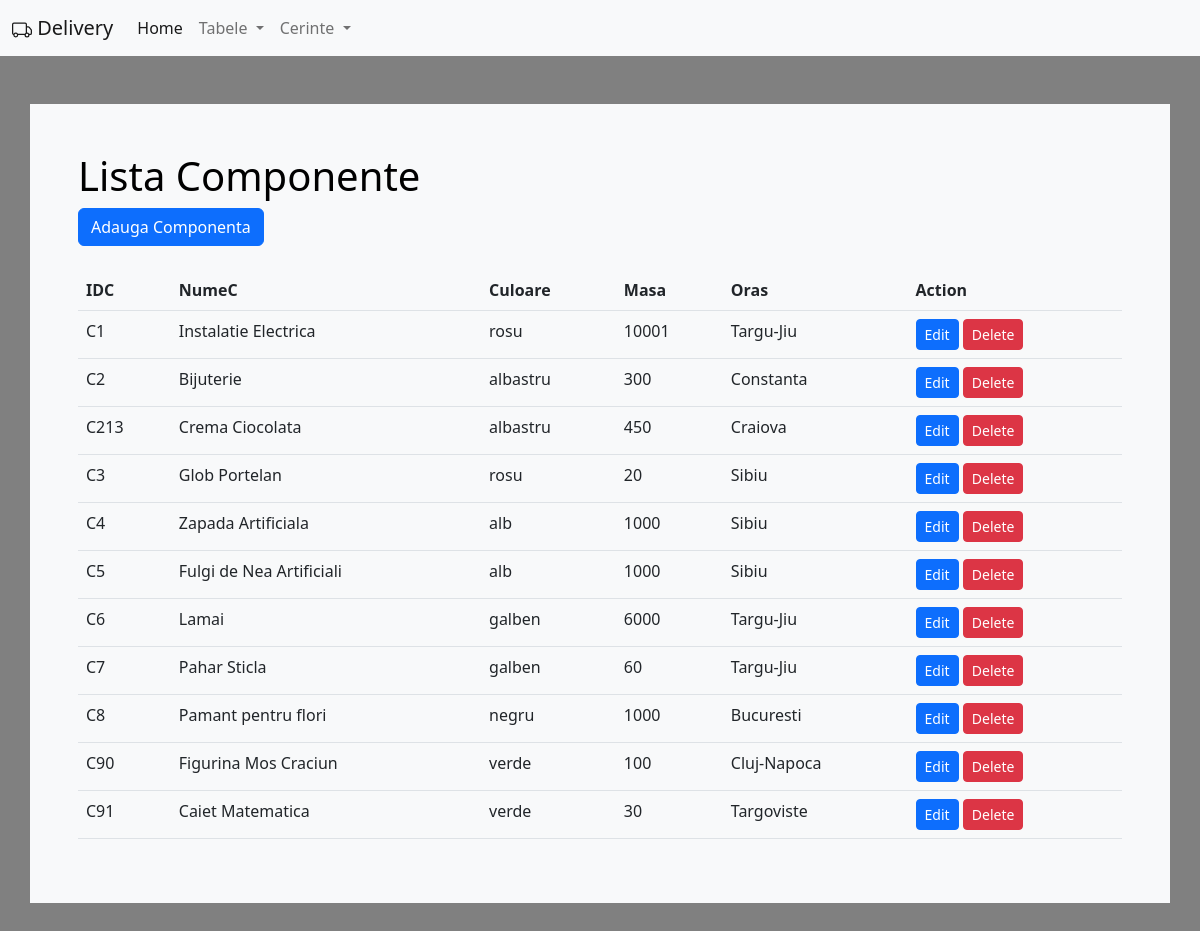
The page /componente/indexComponente.php on the database its author committed.
### tables this page shows
CREATE TABLE `componente` (
  `IDC` varchar(20) NOT NULL CHECK (substr(`IDC`,1,1) = 'C'),
  `NUMEC` varchar(100) DEFAULT NULL,
  `CULOARE` varchar(20) DEFAULT NULL CHECK (`CULOARE` in ('alb','rosu','galben','verde','albastru','negru') and (`CULOARE` <> 'albastru' or substr(`ORAS`,1,1) = 'C')),
  `MASA` int(10) DEFAULT NULL,
  `ORAS` varchar(20) DEFAULT NULL
);

### htdocs/componente/indexComponente.php (the view, shortened to what this page needs)
<!DOCTYPE html>
<html lang="en">
<head>
    <link rel= "stylesheet" href="https://cdn.jsdelivr.net/npm/bootstrap@5.2.3/dist/css/bootstrap.min.css">
</head>
<body style="background-color: gray;">
<nav class="navbar navbar-expand-lg bg-light">
                        <div class="container-fluid">
                            <a class="navbar-brand" href="#" >
                                        Delivery
                            </a>
                <div class="collapse navbar-collapse" id="navbarSupportedContent">
                <ul class="navbar-nav me-auto mb-2 mb-lg-0">
                    <li class="nav-item">
                    <a class="nav-link active" aria-current="page" href="/firstPage/index.php">Home</a>
                    </li>
                    <li class="nav-item dropdown">
                    <a class="nav-link dropdown-toggle" href="#" role="button" data-bs-toggle="dropdown" aria-expanded="false">
                        Tabele
                    </a>
                    </li>
                    <li class="nav-item dropdown">
                    <a class="nav-link dropdown-toggle" href="#" role="button" data-bs-toggle="dropdown" aria-expanded="false">
                        Cerinte
                    </a>
                    </li>
                </ul>
                </div>
            </div>
        </nav>
      <div class="container p-5 my-5 bg-light text-white">
        <div >
                <h1 style = "color: black">Lista Componente</h1>
                <a class="btn btn-primary" href ="/componente/createComponente.php" role="button" >Adauga Componenta</a>
        </div>
        <br>
        <table class="table">
            <thread>
                <tr>
                    <th>IDC</th>
                    <th>NumeC</th>
                    <th>Culoare</th>
                    <th>Masa</th>
                    <th>Oras</th>
                    <th>Action</th>
                </tr>
                <tbody>
                    <?php
                    $servername = "localhost";
                    $username = "root";
                    $password = "";
                    $database = "bd";
                    $connection = new mysqli($servername, $username, $password, $database);
                    $sql = "SELECT* FROM componente";
                    $result = $connection->query($sql);
                    while($row = $result->fetch_assoc())
                    {
                        echo "
                        <tr>
                        <td>$row[IDC]</td>
                        <td>$row[NUMEC]</td>
                        <td>$row[CULOARE]</td>
                        <td>$row[MASA]</td>
                        <td>$row[ORAS]</td>
                        <td>
                        <a class='btn btn-primary btn-sm' href='/componente/editComponente.php?IDC=$row[IDC]'>Edit</a>
                        <a class='btn btn-danger btn-sm'href = '/componente/deleteComponente.php?IDC=$row[IDC]'>Delete</a>
                        </td>
                        ";
                    }
                    ?>
                </tbody>
        </table>
    </div>
</body>
</html>

### rows shown on the page
componente: IDC "C1", NUMEC "Instalatie Electrica", CULOARE "rosu", MASA "10001", ORAS "Targu-Jiu"
componente: IDC "C2", NUMEC "Bijuterie", CULOARE "albastru", MASA "300", ORAS "Constanta"
componente: IDC "C213", NUMEC "Crema Ciocolata", CULOARE "albastru", MASA "450", ORAS "Craiova"
componente: IDC "C3", NUMEC "Glob Portelan", CULOARE "rosu", MASA "20", ORAS "Sibiu"
componente: IDC "C4", NUMEC "Zapada Artificiala", CULOARE "alb", MASA "1000", ORAS "Sibiu"
componente: IDC "C5", NUMEC "Fulgi de Nea Artificiali", CULOARE "alb", MASA "1000", ORAS "Sibiu"
componente: IDC "C6", NUMEC "Lamai", CULOARE "galben", MASA "6000", ORAS "Targu-Jiu"
componente: IDC "C7", NUMEC "Pahar Sticla", CULOARE "galben", MASA "60", ORAS "Targu-Jiu"
componente: IDC "C8", NUMEC "Pamant pentru flori", CULOARE "negru", MASA "1000", ORAS "Bucuresti"
componente: IDC "C90", NUMEC "Figurina Mos Craciun", CULOARE "verde", MASA "100", ORAS "Cluj-Napoca"
componente: IDC "C91", NUMEC "Caiet Matematica", CULOARE "verde", MASA "30", ORAS "Targoviste"
